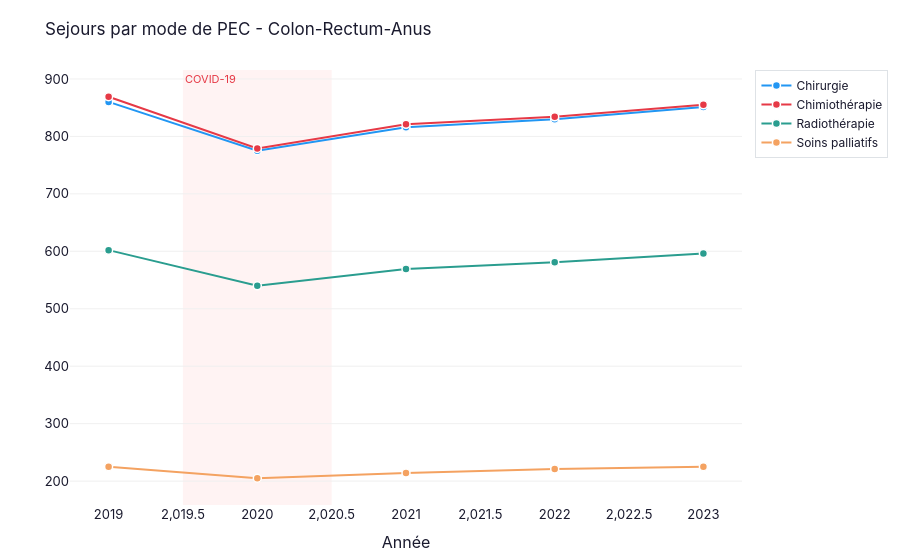

The notebook cell saved with this chart:
### Code cell
melted = ent_org.melt(id_vars=['annee'], value_vars=list(TREATMENT_COLS.keys()),
                      var_name='type_sejour', value_name='nb_sejours')
melted['label'] = melted['type_sejour'].map(TREATMENT_COLS)
fig_sejours = line_evolution(melted, 'annee', 'nb_sejours', 'label',
                             f'Sejours par mode de PEC - {ORGANE}',
                             entities=list(TREATMENT_COLS.values()))
fig_sejours.show()

### Figure 1 — Plotly figure (JSON) as saved in the notebook; plotly's stock layout.template omitted (floating-point values rounded to 4 significant figures)
{"data": [{"customdata": [null, "-9.9%", "+5.3%", "+1.7%", "+2.5%"], "hovertemplate": "<b>Chirurgie</b><br>%{y:,.0f}<br>Évol. N-1 : %{customdata}<extra></extra>", "line": {"color": "#2196F3", "dash": "solid", "width": 2}, "marker": {"color": "#2196F3", "line": {"color": "white", "width": 1.5}, "size": 8}, "mode": "lines+markers", "name": "Chirurgie", "type": "scatter", "x": [2019, 2020, 2021, 2022, 2023], "y": [860, 775, 816, 830, 851]}, {"customdata": [null, "-10.4%", "+5.4%", "+1.6%", "+2.5%"], "hovertemplate": "<b>Chimiothérapie</b><br>%{y:,.0f}<br>Évol. N-1 : %{customdata}<extra></extra>", "line": {"color": "#E63946", "dash": "solid", "width": 2}, "marker": {"color": "#E63946", "line": {"color": "white", "width": 1.5}, "size": 8}, "mode": "lines+markers", "name": "Chimiothérapie", "type": "scatter", "x": [2019, 2020, 2021, 2022, 2023], "y": [869, 779, 821, 834, 855]}, {"customdata": [null, "-10.3%", "+5.4%", "+2.1%", "+2.6%"], "hovertemplate": "<b>Radiothérapie</b><br>%{y:,.0f}<br>Évol. N-1 : %{customdata}<extra></extra>", "line": {"color": "#2A9D8F", "dash": "solid", "width": 2}, "marker": {"color": "#2A9D8F", "line": {"color": "white", "width": 1.5}, "size": 8}, "mode": "lines+markers", "name": "Radiothérapie", "type": "scatter", "x": [2019, 2020, 2021, 2022, 2023], "y": [602, 540, 569, 581, 596]}, {"customdata": [null, "-8.9%", "+4.4%", "+3.3%", "+1.8%"], "hovertemplate": "<b>Soins palliatifs</b><br>%{y:,.0f}<br>Évol. N-1 : %{customdata}<extra></extra>", "line": {"color": "#F4A261", "dash": "solid", "width": 2}, "marker": {"color": "#F4A261", "line": {"color": "white", "width": 1.5}, "size": 8}, "mode": "lines+markers", "name": "Soins palliatifs", "type": "scatter", "x": [2019, 2020, 2021, 2022, 2023], "y": [225, 205, 214, 221, 225]}], "layout": {"annotations": [{"font": {"color": "#E63946", "size": 11}, "showarrow": false, "text": "COVID-19", "x": 2020.0, "xanchor": "left", "xref": "x", "y": 1, "yanchor": "top", "yref": "y domain"}], "font": {"color": "#1A1A2E", "family": "Inter, Arial, sans-serif", "size": 13}, "hovermode": "x unified", "legend": {"bgcolor": "rgba(255,255,255,0.95)", "bordercolor": "#DEE2E6", "borderwidth": 1, "font": {"size": 12}}, "margin": {"b": 50, "l": 70, "r": 30, "t": 70}, "paper_bgcolor": "white", "plot_bgcolor": "white", "shapes": [{"fillcolor": "#FFE8E8", "layer": "below", "line": {"width": 0}, "opacity": 0.5, "type": "rect", "x0": 2020.0, "x1": 2020.0, "xref": "x", "y0": 0, "y1": 1, "yref": "y domain"}], "title": {"font": {"size": 17}, "text": "Sejours par mode de PEC - Colon-Rectum-Anus"}, "xaxis": {"showgrid": false, "title": {"text": "Année"}, "zeroline": false}, "yaxis": {"gridcolor": "#F0F0F0", "showgrid": true, "title": {"text": ""}, "zeroline": false}}}
